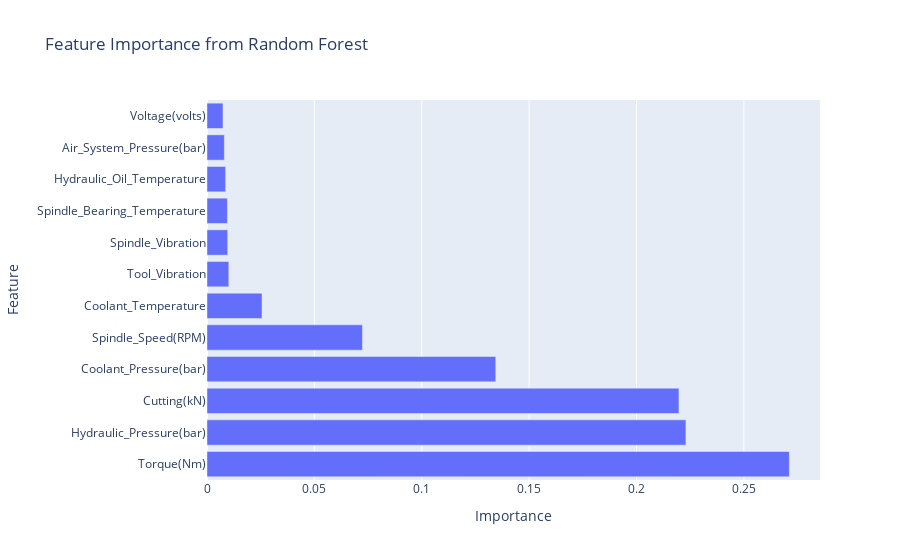

Notebook cell for this chart:
### Markdown cell above
Now that we know the model is good for predicting the Downtime of the machine, let's dive deeper into the result - feature importance to know which of the features are contributing the most to the chance of machine being defective.

### Code cell
features = rf.feature_importances_
feature_names = X.columns  

# Create a DataFrame for plotting
feat_importance_df = pd.DataFrame({
    'Feature': feature_names,
    'Importance': features
}).sort_values(by='Importance', ascending=False)

# Create the bar plot
fig = px.bar(feat_importance_df, x='Importance', y='Feature', orientation='h',
             title='Feature Importance from Random Forest')
fig.show()

feat_importance_df

### Figure 1 — Plotly figure (JSON) as saved in the notebook; plotly's stock layout.template omitted (floating-point values rounded to 4 significant figures)
{"data": [{"hovertemplate": "Importance=%{x}<br>Feature=%{y}<extra></extra>", "legendgroup": "", "marker": {"color": "#636efa", "pattern": {"shape": ""}}, "name": "", "orientation": "h", "showlegend": false, "textposition": "auto", "type": "bar", "x": [0.2712, 0.223, 0.2198, 0.1345, 0.07239, 0.02561, 0.01016, 0.009646, 0.00951, 0.008681, 0.008089, 0.007452], "xaxis": "x", "y": ["Torque(Nm)", "Hydraulic_Pressure(bar)", "Cutting(kN)", "Coolant_Pressure(bar)", "Spindle_Speed(RPM)", "Coolant_Temperature", "Tool_Vibration", "Spindle_Vibration", "Spindle_Bearing_Temperature", "Hydraulic_Oil_Temperature", "Air_System_Pressure(bar)", "Voltage(volts)"], "yaxis": "y"}], "layout": {"barmode": "relative", "legend": {"tracegroupgap": 0}, "title": {"text": "Feature Importance from Random Forest"}, "xaxis": {"anchor": "y", "domain": [0, 1], "title": {"text": "Importance"}}, "yaxis": {"anchor": "x", "domain": [0, 1], "title": {"text": "Feature"}}}}
